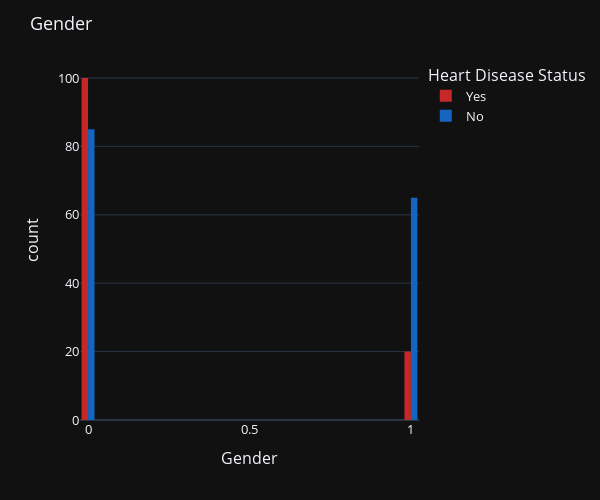

Source (notebook cell):
### Markdown cell above
## Gender

### Code cell
histplot("Gender")

### Figure 1 — Plotly figure (JSON) as saved in the notebook; plotly's stock layout.template omitted (floating-point values rounded to 4 significant figures; data arrays with more than 128 entries replaced by an {"elided": "..."} marker saying what was removed)
{"data": [{"alignmentgroup": "True", "bingroup": "x", "hovertemplate": "Heart Disease=1<br>Gender=%{x}<br>count=%{y}<extra></extra>", "legendgroup": "1", "marker": {"color": "#C62828", "pattern": {"shape": ""}}, "name": "Yes", "nbinsx": 40, "offsetgroup": "1", "orientation": "v", "showlegend": true, "texttemplate": "%{value}", "type": "histogram", "x": [0, 0, 0, 0, 0, 1, 0, 0, 0, 0, 0, 0, 0, 0, 0, 0, 0, 0, 0, 0, 0, 0, 1, 0, 0, 1, 0, 1, 0, 1, 0, 0, 0, 0, 0, 0, 0, 1, 0, 0, 0, 0, 0, 0, 0, 0, 0, 1, 0, 1, 1, 0, 1, 0, 0, 0, 0, 0, 0, 1, 0, 0, 0, 0, 0, 0, 0, 0, 0, 0, 0, 1, 0, 1, 0, 0, 0, 0, 1, 0, 0, 0, 1, 0, 0, 0, 0, 0, 0, 0, 0, 0, 0, 0, 0, 0, 0, 0, 0, 1, 1, 1, 0, 0, 1, 0, 0, 1, 0, 0, 0, 0, 0, 0, 0, 0, 0, 0, 0, 0], "xaxis": "x", "yaxis": "y"}, {"alignmentgroup": "True", "bingroup": "x", "hovertemplate": "Heart Disease=0<br>Gender=%{x}<br>count=%{y}<extra></extra>", "legendgroup": "0", "marker": {"color": "#1565C0", "pattern": {"shape": ""}}, "name": "No", "nbinsx": 40, "offsetgroup": "0", "orientation": "v", "showlegend": true, "texttemplate": "%{value}", "type": "histogram", "x": {"elided": "150 int values"}, "xaxis": "x", "yaxis": "y"}], "layout": {"barmode": "group", "font": {"size": 13}, "height": 500, "legend": {"title": {"text": "Heart Disease Status"}, "tracegroupgap": 0}, "margin": {"t": 60}, "title": {"text": "Gender"}, "width": 600, "xaxis": {"anchor": "y", "domain": [0, 1], "title": {"text": "Gender"}}, "yaxis": {"anchor": "x", "domain": [0, 1], "title": {"text": "count"}}}}
